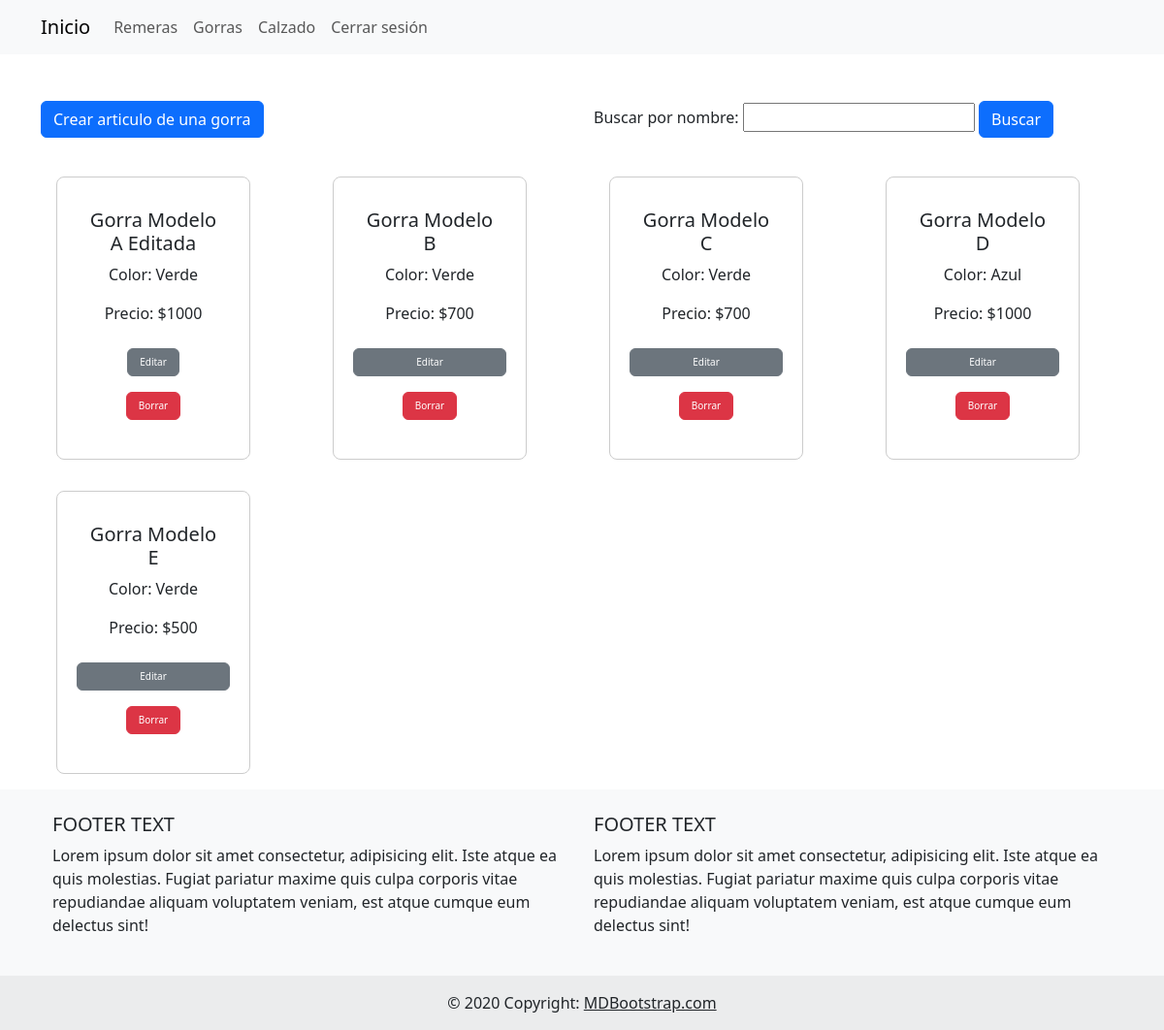
Page /gorras/ (signed in) on the committed database.
### proyectocoder/models.py (models this page shows)
class Gorras(models.Model):
    nombre = models.CharField(max_length=40)
    color = models.CharField(max_length=20)
    precio = models.IntegerField()

### proyectocoder/views.py (the view)
# urls.py: path('gorras/', ver_gorras),
@login_required
def ver_gorras(req):
    gorras = Gorras.objects.all()
    all = {"gorras": gorras}
    return render(req, "gorras.html", all)

### proyectocoder/templates/gorras.html (shortened to what this page needs)
{% extends 'padre.html' %}
{% block content %}
<div class="container mt-5">
    <div class="row">
        <div class="col-md-6">
            <form method="post" action="{% url 'post_gorras' %}">
                <button type="submit" class="btn btn-primary">Crear articulo de una gorra</button>
            </form>
        </div>
        <div class="col-md-6">
            <form class="" method="get" action="{% url 'search_gorras' %}">
                <label for="id_nombre">Buscar por nombre:</label>
                <input type="text" id="id_nombre" name="nombre" value="{{ input }}">
                <button class="btn btn-primary" type="submit">Buscar</button>
            </form>
        </div>
    </div>
</div>
<div class="container mt-4">
    <div class="row">
        {% for gorra in gorras %}
        <div class="col-md-3">
            <div class="card">
                <div class="card-body">
                    <h5 class="card-title">{{ gorra.nombre }}</h5>
                    <p class="card-text">Color: {{ gorra.color }}</p>
                    <p class="card-text">Precio: ${{ gorra.precio }}</p>
                    <div class="row">
                        <form method="post" action="{% url 'editar_gorra' gorra.id %}" class="d-inline">
                            <button type="submit" class="crud btn btn-secondary my-2"> Editar</button>
                        </form>
                        <form method="post" action="{% url 'borrar_gorra' gorra.id %}" class="d-inline">
                            <button type="submit" class="crud btn btn-danger my-2"> Borrar</button>
                    </div>
                </div>
            </div>
        </div>
        {% endfor %}
    </div>
</div>
{% endblock %}

### proyectocoder/static/proyectocoder/css/style.css (style rules this page uses)
.card { border: 1px solid #ccc; border-radius: 8px; padding: 16px; margin: 16px; width: 200px; text-align: center; }
.crud { font-size: 10px; }

### rows in the picture
Gorras: nombre "Gorra Modelo A Editada", color "Verde", precio "1000"
Gorras: nombre "Gorra Modelo B", color "Verde", precio "700"
Gorras: nombre "Gorra Modelo C", color "Verde", precio "700"
Gorras: nombre "Gorra Modelo D", color "Azul", precio "1000"
Gorras: nombre "Gorra Modelo E", color "Verde", precio "500"
